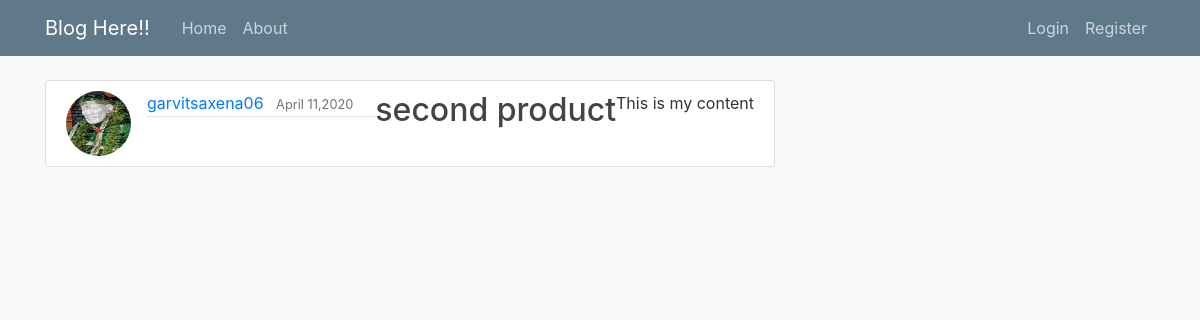
Page /post/6/ on the committed database.
### Blogapp/models.py (models this page shows, shortened)
class Post(models.Model):
    title=models.CharField(max_length=100)
    content=models.TextField()
    date_posted=models.DateTimeField(default=timezone.now)
    author=models.ForeignKey(User,on_delete=models.CASCADE)

### user/models.py (models this page shows, shortened)
class Profile(models.Model):
    user=models.OneToOneField(User, on_delete=models.CASCADE)
    image=models.ImageField(default='default.jpg',upload_to='profile_pics')

### Blogapp/views.py (the view)
# urls.py: path('post/<int:pk>/',PostDetailView.as_view(), name="ndetail"),
class PostDetailView(DetailView):
     model=Post
     template_name='detail.html'

### Blogapp/templates/detail.html (shortened to what this page needs)
{% extends 'base.html' %}
{% block content %}
<article class="media content-section">
  <img class="rounded-circle article-img" src="{{ object.author.profile.image.url }}">
  <div class="media-body">
    <div class="article-metadata">
      <a class="mr-2" href="#">{{ object.author }}</a>
      <small class="text-muted">{{ object.date_posted|date:"F d,Y" }}</small>
    </div>
  </div>
    <h2 class="article-title">{{ object.title }}</h2>
    <p class="article-content">{{ object.content }}</p>
  </div>
{% endblock %}

### Blogapp/static/Blog/main.css (style rules this page uses)
body { background: #fafafa; color: #333333; margin-top: 5rem; }
h1, h2, h3, h4, h5, h6 { color: #444444; }
.content-section { background: #ffffff; padding: 10px 20px; border: 1px solid #dddddd; border-radius: 3px; margin-bottom: 20px; }
.article-title { color: #444444; }
.article-content { white-space: pre-line; }
.article-img { height: 65px; width: 65px; margin-right: 16px; }
.article-metadata { padding-bottom: 1px; margin-bottom: 4px; border-bottom: 1px solid #e3e3e3 }

### rows in the picture
Post: author.profile.image (placeholder picture), author "garvitsaxena06", date_posted "April 11,2020", title "second product", content "This is my content"
